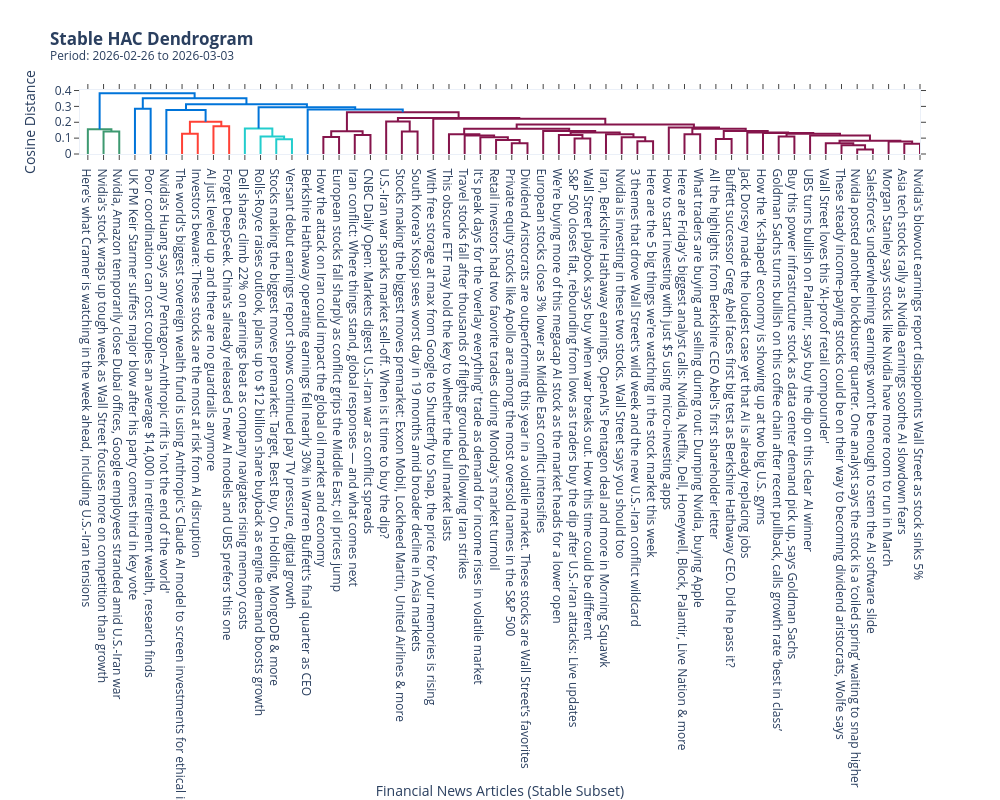
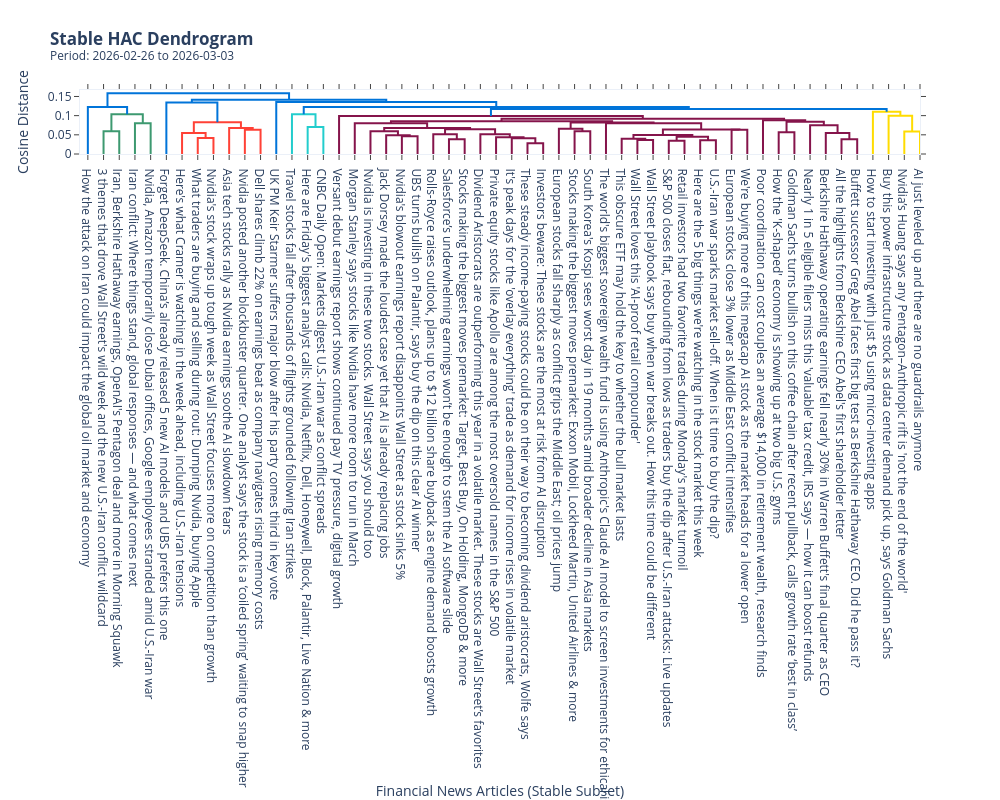

Write notebook code for charts like these, in order.
### Code cell
# ÉTAPE E : Dendrogrammes finaux pour les DEUX modèles
print("\nGénération du Dendrogramme (Word2Vec)...")
Z_w2v, labels_w2v, _ = compute_stable_hac_linkage(
    X_full=X_w2v,
    df_features=df_w2v,
    start_date=START_DATE,
    end_date=END_DATE,
    k=best_k_w2v,
)
fig_dendro_w2v = plot_hac_dendrogram_plotly(Z_w2v, labels_w2v, START_DATE, END_DATE)
if fig_dendro_w2v is not None:
    fig_dendro_w2v.show()

print("\nGénération du Dendrogramme (DistilRoBERTa)...")
Z_bpe, labels_bpe, _ = compute_stable_hac_linkage(
    X_full=X_bpe,
    df_features=df_bpe,
    start_date=START_DATE,
    end_date=END_DATE,
    k=best_k_bpe,
)
fig_dendro_bpe = plot_hac_dendrogram_plotly(Z_bpe, labels_bpe, START_DATE, END_DATE)
if fig_dendro_bpe is not None:
    fig_dendro_bpe.show()

### Figure 1 — Plotly figure (JSON) as saved in the notebook; plotly's stock layout.template omitted (floating-point values rounded to 4 significant figures)
{"data": [{"hoverinfo": "text", "marker": {"color": "rgb(61,153,112)"}, "mode": "lines", "type": "scatter", "x": [15.0, 15.0, 25.0, 25.0], "xaxis": "x", "y": [0.0, 0.1418, 0.1418, 0.0], "yaxis": "y"}, {"hoverinfo": "text", "marker": {"color": "rgb(61,153,112)"}, "mode": "lines", "type": "scatter", "x": [5.0, 5.0, 20.0, 20.0], "xaxis": "x", "y": [0.0, 0.1559, 0.1559, 0.1418], "yaxis": "y"}, {"hoverinfo": "text", "marker": {"color": "rgb(0,116,217)"}, "mode": "lines", "type": "scatter", "x": [35.0, 35.0, 45.0, 45.0], "xaxis": "x", "y": [0.0, 0.2852, 0.2852, 0.0], "yaxis": "y"}, {"hoverinfo": "text", "marker": {"color": "rgb(255,65,54)"}, "mode": "lines", "type": "scatter", "x": [65.0, 65.0, 75.0, 75.0], "xaxis": "x", "y": [0.0, 0.128, 0.128, 0.0], "yaxis": "y"}, {"hoverinfo": "text", "marker": {"color": "rgb(255,65,54)"}, "mode": "lines", "type": "scatter", "x": [85.0, 85.0, 95.0, 95.0], "xaxis": "x", "y": [0.0, 0.1754, 0.1754, 0.0], "yaxis": "y"}, {"hoverinfo": "text", "marker": {"color": "rgb(255,65,54)"}, "mode": "lines", "type": "scatter", "x": [70.0, 70.0, 90.0, 90.0], "xaxis": "x", "y": [0.128, 0.2027, 0.2027, 0.1754], "yaxis": "y"}, {"hoverinfo": "text", "marker": {"color": "rgb(0,116,217)"}, "mode": "lines", "type": "scatter", "x": [55.0, 55.0, 80.0, 80.0], "xaxis": "x", "y": [0.0, 0.2766, 0.2766, 0.2027], "yaxis": "y"}, {"hoverinfo": "text", "marker": {"color": "rgb(35,205,205)"}, "mode": "lines", "type": "scatter", "x": [125.0, 125.0, 135.0, 135.0], "xaxis": "x", "y": [0.0, 0.0932, 0.0932, 0.0], "yaxis": "y"}, {"hoverinfo": "text", "marker": {"color": "rgb(35,205,205)"}, "mode": "lines", "type": "scatter", "x": [115.0, 115.0, 130.0, 130.0], "xaxis": "x", "y": [0.0, 0.1102, 0.1102, 0.0932], "yaxis": "y"}, {"hoverinfo": "text", "marker": {"color": "rgb(35,205,205)"}, "mode": "lines", "type": "scatter", "x": [105.0, 105.0, 122.5, 122.5], "xaxis": "x", "y": [0.0, 0.1605, 0.1605, 0.1102], "yaxis": "y"}, {"hoverinfo": "text", "marker": {"color": "rgb(133,20,75)"}, "mode": "lines", "type": "scatter", "x": [155.0, 155.0, 165.0, 165.0], "xaxis": "x", "y": [0.0, 0.1074, 0.1074, 0.0], "yaxis": "y"}, {"hoverinfo": "text", "marker": {"color": "rgb(133,20,75)"}, "mode": "lines", "type": "scatter", "x": [175.0, 175.0, 185.0, 185.0], "xaxis": "x", "y": [0.0, 0.1191, 0.1191, 0.0], "yaxis": "y"}, {"hoverinfo": "text", "marker": {"color": "rgb(133,20,75)"}, "mode": "lines", "type": "scatter", "x": [160.0, 160.0, 180.0, 180.0], "xaxis": "x", "y": [0.1074, 0.1432, 0.1432, 0.1191], "yaxis": "y"}, {"hoverinfo": "text", "marker": {"color": "rgb(133,20,75)"}, "mode": "lines", "type": "scatter", "x": [205.0, 205.0, 215.0, 215.0], "xaxis": "x", "y": [0.0, 0.1413, 0.1413, 0.0], "yaxis": "y"}, {"hoverinfo": "text", "marker": {"color": "rgb(133,20,75)"}, "mode": "lines", "type": "scatter", "x": [195.0, 195.0, 210.0, 210.0], "xaxis": "x", "y": [0.0, 0.2046, 0.2046, 0.1413], "yaxis": "y"}, {"hoverinfo": "text", "marker": {"color": "rgb(133,20,75)"}, "mode": "lines", "type": "scatter", "x": [275.0, 275.0, 285.0, 285.0], "xaxis": "x", "y": [0.0, 0.06703, 0.06703, 0.0], "yaxis": "y"}, {"hoverinfo": "text", "marker": {"color": "rgb(133,20,75)"}, "mode": "lines", "type": "scatter", "x": [265.0, 265.0, 280.0, 280.0], "xaxis": "x", "y": [0.0, 0.08821, 0.08821, 0.06703], "yaxis": "y"}, {"hoverinfo": "text", "marker": {"color": "rgb(133,20,75)"}, "mode": "lines", "type": "scatter", "x": [255.0, 255.0, 272.5, 272.5], "xaxis": "x", "y": [0.0, 0.1049, 0.1049, 0.08821], "yaxis": "y"}, {"hoverinfo": "text", "marker": {"color": "rgb(133,20,75)"}, "mode": "lines", "type": "scatter", "x": [245.0, 245.0, 263.8, 263.8], "xaxis": "x", "y": [0.0, 0.1159, 0.1159, 0.1049], "yaxis": "y"}, {"hoverinfo": "text", "marker": {"color": "rgb(133,20,75)"}, "mode": "lines", "type": "scatter", "x": [235.0, 235.0, 254.4, 254.4], "xaxis": "x", "y": [0.0, 0.1251, 0.1251, 0.1159], "yaxis": "y"}, {"hoverinfo": "text", "marker": {"color": "rgb(133,20,75)"}, "mode": "lines", "type": "scatter", "x": [315.0, 315.0, 325.0, 325.0], "xaxis": "x", "y": [0.0, 0.09823, 0.09823, 0.0], "yaxis": "y"}, {"hoverinfo": "text", "marker": {"color": "rgb(133,20,75)"}, "mode": "lines", "type": "scatter", "x": [305.0, 305.0, 320.0, 320.0], "xaxis": "x", "y": [0.0, 0.1196, 0.1196, 0.09823], "yaxis": "y"}, {"hoverinfo": "text", "marker": {"color": "rgb(133,20,75)"}, "mode": "lines", "type": "scatter", "x": [355.0, 355.0, 365.0, 365.0], "xaxis": "x", "y": [0.0, 0.08014, 0.08014, 0.0], "yaxis": "y"}, {"hoverinfo": "text", "marker": {"color": "rgb(133,20,75)"}, "mode": "lines", "type": "scatter", "x": [345.0, 345.0, 360.0, 360.0], "xaxis": "x", "y": [0.0, 0.1051, 0.1051, 0.08014], "yaxis": "y"}, {"hoverinfo": "text", "marker": {"color": "rgb(133,20,75)"}, "mode": "lines", "type": "scatter", "x": [335.0, 335.0, 352.5, 352.5], "xaxis": "x", "y": [0.0, 0.1242, 0.1242, 0.1051], "yaxis": "y"}, {"hoverinfo": "text", "marker": {"color": "rgb(133,20,75)"}, "mode": "lines", "type": "scatter", "x": [312.5, 312.5, 343.8, 343.8], "xaxis": "x", "y": [0.1196, 0.1362, 0.1362, 0.1242], "yaxis": "y"}, {"hoverinfo": "text", "marker": {"color": "rgb(133,20,75)"}, "mode": "lines", "type": "scatter", "x": [295.0, 295.0, 328.1, 328.1], "xaxis": "x", "y": [0.0, 0.1447, 0.1447, 0.1362], "yaxis": "y"}, {"hoverinfo": "text", "marker": {"color": "rgb(133,20,75)"}, "mode": "lines", "type": "scatter", "x": [244.7, 244.7, 311.6, 311.6], "xaxis": "x", "y": [0.1251, 0.1589, 0.1589, 0.1447], "yaxis": "y"}, {"hoverinfo": "text", "marker": {"color": "rgb(133,20,75)"}, "mode": "lines", "type": "scatter", "x": [385.0, 385.0, 395.0, 395.0], "xaxis": "x", "y": [0.0, 0.1241, 0.1241, 0.0], "yaxis": "y"}, {"hoverinfo": "text", "marker": {"color": "rgb(133,20,75)"}, "mode": "lines", "type": "scatter", "x": [405.0, 405.0, 415.0, 415.0], "xaxis": "x", "y": [0.0, 0.0942, 0.0942, 0.0], "yaxis": "y"}, {"hoverinfo": "text", "marker": {"color": "rgb(133,20,75)"}, "mode": "lines", "type": "scatter", "x": [445.0, 445.0, 455.0, 455.0], "xaxis": "x", "y": [0.0, 0.1099, 0.1099, 0.0], "yaxis": "y"}, {"hoverinfo": "text", "marker": {"color": "rgb(133,20,75)"}, "mode": "lines", "type": "scatter", "x": [495.0, 495.0, 505.0, 505.0], "xaxis": "x", "y": [0.0, 0.02765, 0.02765, 0.0], "yaxis": "y"}, {"hoverinfo": "text", "marker": {"color": "rgb(133,20,75)"}, "mode": "lines", "type": "scatter", "x": [485.0, 485.0, 500.0, 500.0], "xaxis": "x", "y": [0.0, 0.05522, 0.05522, 0.02765], "yaxis": "y"}, {"hoverinfo": "text", "marker": {"color": "rgb(133,20,75)"}, "mode": "lines", "type": "scatter", "x": [475.0, 475.0, 492.5, 492.5], "xaxis": "x", "y": [0.0, 0.06782, 0.06782, 0.05522], "yaxis": "y"}, {"hoverinfo": "text", "marker": {"color": "rgb(133,20,75)"}, "mode": "lines", "type": "scatter", "x": [525.0, 525.0, 535.0, 535.0], "xaxis": "x", "y": [0.0, 0.06382, 0.06382, 0.0], "yaxis": "y"}, {"hoverinfo": "text", "marker": {"color": "rgb(133,20,75)"}, "mode": "lines", "type": "scatter", "x": [515.0, 515.0, 530.0, 530.0], "xaxis": "x", "y": [0.0, 0.07849, 0.07849, 0.06382], "yaxis": "y"}, {"hoverinfo": "text", "marker": {"color": "rgb(133,20,75)"}, "mode": "lines", "type": "scatter", "x": [483.8, 483.8, 522.5, 522.5], "xaxis": "x", "y": [0.06782, 0.08371, 0.08371, 0.07849], "yaxis": "y"}, {"hoverinfo": "text", "marker": {"color": "rgb(133,20,75)"}, "mode": "lines", "type": "scatter", "x": [465.0, 465.0, 503.1, 503.1], "xaxis": "x", "y": [0.0, 0.1162, 0.1162, 0.08371], "yaxis": "y"}, {"hoverinfo": "text", "marker": {"color": "rgb(133,20,75)"}, "mode": "lines", "type": "scatter", "x": [450.0, 450.0, 484.1, 484.1], "xaxis": "x", "y": [0.1099, 0.1276, 0.1276, 0.1162], "yaxis": "y"}, {"hoverinfo": "text", "marker": {"color": "rgb(133,20,75)"}, "mode": "lines", "type": "scatter", "x": [435.0, 435.0, 467.0, 467.0], "xaxis": "x", "y": [0.0, 0.1325, 0.1325, 0.1276], "yaxis": "y"}, {"hoverinfo": "text", "marker": {"color": "rgb(133,20,75)"}, "mode": "lines", "type": "scatter", "x": [425.0, 425.0, 451.0, 451.0], "xaxis": "x", "y": [0.0, 0.1357, 0.1357, 0.1325], "yaxis": "y"}, {"hoverinfo": "text", "marker": {"color": "rgb(133,20,75)"}, "mode": "lines", "type": "scatter", "x": [410.0, 410.0, 438.0, 438.0], "xaxis": "x", "y": [0.0942, 0.1446, 0.1446, 0.1357], "yaxis": "y"}, {"hoverinfo": "text", "marker": {"color": "rgb(133,20,75)"}, "mode": "lines", "type": "scatter", "x": [390.0, 390.0, 424.0, 424.0], "xaxis": "x", "y": [0.1241, 0.1588, 0.1588, 0.1446], "yaxis": "y"}, {"hoverinfo": "text", "marker": {"color": "rgb(133,20,75)"}, "mode": "lines", "type": "scatter", "x": [375.0, 375.0, 407.0, 407.0], "xaxis": "x", "y": [0.0, 0.1666, 0.1666, 0.1588], "yaxis": "y"}, {"hoverinfo": "text", "marker": {"color": "rgb(133,20,75)"}, "mode": "lines", "type": "scatter", "x": [278.1, 278.1, 391.0, 391.0], "xaxis": "x", "y": [0.1589, 0.1852, 0.1852, 0.1666], "yaxis": "y"}, {"hoverinfo": "text", "marker": {"color": "rgb(133,20,75)"}, "mode": "lines", "type": "scatter", "x": [225.0, 225.0, 334.6, 334.6], "xaxis": "x", "y": [0.0, 0.2219, 0.2219, 0.1852], "yaxis": "y"}, {"hoverinfo": "text", "marker": {"color": "rgb(133,20,75)"}, "mode": "lines", "type": "scatter", "x": [202.5, 202.5, 279.8, 279.8], "xaxis": "x", "y": [0.2046, 0.2267, 0.2267, 0.2219], "yaxis": "y"}, {"hoverinfo": "text", "marker": {"color": "rgb(133,20,75)"}, "mode": "lines", "type": "scatter", "x": [170.0, 170.0, 241.1, 241.1], "xaxis": "x", "y": [0.1432, 0.2635, 0.2635, 0.2267], "yaxis": "y"}, {"hoverinfo": "text", "marker": {"color": "rgb(0,116,217)"}, "mode": "lines", "type": "scatter", "x": [145.0, 145.0, 205.6, 205.6], "xaxis": "x", "y": [0.0, 0.2812, 0.2812, 0.2635], "yaxis": "y"}, {"hoverinfo": "text", "marker": {"color": "rgb(0,116,217)"}, "mode": "lines", "type": "scatter", "x": [113.8, 113.8, 175.3, 175.3], "xaxis": "x", "y": [0.1605, 0.2948, 0.2948, 0.2812], "yaxis": "y"}, {"hoverinfo": "text", "marker": {"color": "rgb(0,116,217)"}, "mode": "lines", "type": "scatter", "x": [67.5, 67.5, 144.5, 144.5], "xaxis": "x", "y": [0.2766, 0.3133, 0.3133, 0.2948], "yaxis": "y"}, {"hoverinfo": "text", "marker": {"color": "rgb(0,116,217)"}, "mode": "lines", "type": "scatter", "x": [40.0, 40.0, 106.0, 106.0], "xaxis": "x", "y": [0.2852, 0.3513, 0.3513, 0.3133], "yaxis": "y"}, {"hoverinfo": "text", "marker": {"color": "rgb(0,116,217)"}, "mode": "lines", "type": "scatter", "x": [12.5, 12.5, 73.0, 73.0], "xaxis": "x", "y": [0.1559, 0.3832, 0.3832, 0.3513], "yaxis": "y"}], "layout": {"autosize": false, "height": 800, "hovermode": "closest", "showlegend": false, "title": {"text": "<b>Stable HAC Dendrogram</b><br><sup>Period: 2026-02-26 to 2026-03-03</sup>"}, "width": 1000, "xaxis": {"mirror": "allticks", "rangemode": "tozero", "showgrid": false, "showline": true, "showticklabels": true, "tickmode": "array", "ticks": "outside", "ticktext": ["Here's what Cramer is watching in the week ahead, including U.S.-Iran tensions", "Nvidia's stock wraps up tough week as Wall Street focuses more on competition than growth", "Nvidia, Amazon temporarily close Dubai offices, Google employees stranded amid U.S.-Iran war", "UK PM Keir Starmer suffers major blow after his party comes third in key vote", "Poor coordination can cost couples an average $14,000 in retirement wealth, research finds", "Nvidia’s Huang says any Pentagon–Anthropic rift is 'not the end of the world'", "The world's biggest sovereign wealth fund is using Anthropic's Claude AI model to screen investments for ethical issues", "Investors beware: These stocks are the most at risk from AI disruption", "AI just leveled up and there are no guardrails anymore", "Forget DeepSeek. China’s already released 5 new AI models and UBS prefers this one", "Dell shares climb 22% on earnings beat as company navigates rising memory costs", "Rolls-Royce raises outlook, plans up to $12 billion share buyback as engine demand boosts growth", "Stocks making the biggest moves premarket: Target, Best Buy, On Holding, MongoDB & more", "Versant debut earnings report shows continued pay TV pressure, digital growth", "Berkshire Hathaway operating earnings fell nearly 30% in Warren Buffett's final quarter as CEO", "How the attack on Iran could impact the global oil market and economy", "European stocks fall sharply as conflict grips the Middle East; oil prices jump", "Iran conflict: Where things stand, global responses — and what comes next", "CNBC Daily Open: Markets digest U.S.-Iran war as conflict spreads", "U.S.-Iran war sparks market sell-off. When is it time to buy the dip?", "Stocks making the biggest moves premarket: Exxon Mobil, Lockheed Martin, United Airlines & more", "South Korea's Kospi sees worst day in 19 months amid broader decline in Asia markets", "With free storage at max from Google to Shutterfly to Snap, the price for your memories is rising", "This obscure ETF may hold the key to whether the bull market lasts", "Travel stocks fall after thousands of flights grounded following Iran strikes", "It's peak days for the 'overlay everything' trade as demand for income rises in volatile market", "Retail investors had two favorite trades during Monday's market turmoil", "Private equity stocks like Apollo are among the most oversold names in the S&P 500", "Dividend Aristocrats are outperforming this year in a volatile market. These stocks are Wall Street’s favorites", "European stocks close 3% lower as Middle East conflict intensifies", "We're buying more of this megacap AI stock as the market heads for a lower open", "S&P 500 closes flat, rebounding from lows as traders buy the dip after U.S.-Iran attacks: Live updates", "Wall Street playbook says buy when war breaks out. How this time could be different", "Iran, Berkshire Hathaway earnings, OpenAI's Pentagon deal and more in Morning Squawk", "Nvidia is investing in these two stocks. Wall Street says you should too", "3 themes that drove Wall Street's wild week and the new U.S.-Iran conflict wildcard", "Here are the 5 big things we're watching in the stock market this week", "How to start investing with just $5 using micro-investing apps", "Here are Friday's biggest analyst calls: Nvidia, Netflix, Dell, Honeywell, Block, Palantir, Live Nation & more", "What traders are buying and selling during rout: Dumping Nvidia, buying Apple", "All the highlights from Berkshire CEO Abel's first shareholder letter", "Buffett successor Greg Abel faces first big test as Berkshire Hathaway CEO. Did he pass it?", "Jack Dorsey made the loudest case yet that AI is already replacing jobs", "How the 'K-shaped' economy is showing up at two big U.S. gyms", "Goldman Sachs turns bullish on this coffee chain after recent pullback, calls growth rate ‘best in class’", "Buy this power infrastructure stock as data center demand pick up, says Goldman Sachs", "UBS turns bullish on Palantir, says buy the dip on this clear AI winner", "Wall Street loves this 'AI-proof retail compounder'", "These steady income-paying stocks could be on their way to becoming dividend aristocrats, Wolfe says", "Nvidia posted another blockbuster quarter. One analyst says the stock is a ‘coiled spring’ waiting to snap higher", "Salesforce’s underwhelming earnings won’t be enough to stem the AI software slide", "Morgan Stanley says stocks like Nvidia have more room to run in March", "Asia tech stocks rally as Nvidia earnings soothe AI slowdown fears", "Nvidia's blowout earnings report disappoints Wall Street as stock sinks 5%"], "tickvals": [5, 15, 25, 35, 45, 55, 65, 75, 85, 95, 105, 115, 125, 135, 145, 155, 165, 175, 185, 195, 205, 215, 225, 235, 245, 255, 265, 275, 285, 295, 305, 315, 325, 335, 345, 355, 365, 375, 385, 395, 405, 415, 425, 435, 445, 455, 465, 475, 485, 495, 505, 515, 525, 535], "title": {"text": "Financial News Articles (Stable Subset)"}, "type": "linear", "zeroline": false}, "yaxis": {"mirror": "allticks", "rangemode": "tozero", "showgrid": false, "showline": true, "showticklabels": true, "ticks": "outside", "title": {"text": "Cosine Distance"}, "type": "linear", "zeroline": false}}}

### Figure 2 — Plotly figure (JSON) as saved in the notebook; plotly's stock layout.template omitted (floating-point values rounded to 4 significant figures)
{"data": [{"hoverinfo": "text", "marker": {"color": "rgb(61,153,112)"}, "mode": "lines", "type": "scatter", "x": [15.0, 15.0, 25.0, 25.0], "xaxis": "x", "y": [0.0, 0.05904, 0.05904, 0.0], "yaxis": "y"}, {"hoverinfo": "text", "marker": {"color": "rgb(61,153,112)"}, "mode": "lines", "type": "scatter", "x": [35.0, 35.0, 45.0, 45.0], "xaxis": "x", "y": [0.0, 0.0801, 0.0801, 0.0], "yaxis": "y"}, {"hoverinfo": "text", "marker": {"color": "rgb(61,153,112)"}, "mode": "lines", "type": "scatter", "x": [20.0, 20.0, 40.0, 40.0], "xaxis": "x", "y": [0.05904, 0.1039, 0.1039, 0.0801], "yaxis": "y"}, {"hoverinfo": "text", "marker": {"color": "rgb(0,116,217)"}, "mode": "lines", "type": "scatter", "x": [5.0, 5.0, 30.0, 30.0], "xaxis": "x", "y": [0.0, 0.1225, 0.1225, 0.1039], "yaxis": "y"}, {"hoverinfo": "text", "marker": {"color": "rgb(255,65,54)"}, "mode": "lines", "type": "scatter", "x": [75.0, 75.0, 85.0, 85.0], "xaxis": "x", "y": [0.0, 0.04196, 0.04196, 0.0], "yaxis": "y"}, {"hoverinfo": "text", "marker": {"color": "rgb(255,65,54)"}, "mode": "lines", "type": "scatter", "x": [65.0, 65.0, 80.0, 80.0], "xaxis": "x", "y": [0.0, 0.05456, 0.05456, 0.04196], "yaxis": "y"}, {"hoverinfo": "text", "marker": {"color": "rgb(255,65,54)"}, "mode": "lines", "type": "scatter", "x": [105.0, 105.0, 115.0, 115.0], "xaxis": "x", "y": [0.0, 0.06302, 0.06302, 0.0], "yaxis": "y"}, {"hoverinfo": "text", "marker": {"color": "rgb(255,65,54)"}, "mode": "lines", "type": "scatter", "x": [95.0, 95.0, 110.0, 110.0], "xaxis": "x", "y": [0.0, 0.06749, 0.06749, 0.06302], "yaxis": "y"}, {"hoverinfo": "text", "marker": {"color": "rgb(255,65,54)"}, "mode": "lines", "type": "scatter", "x": [72.5, 72.5, 102.5, 102.5], "xaxis": "x", "y": [0.05456, 0.08269, 0.08269, 0.06749], "yaxis": "y"}, {"hoverinfo": "text", "marker": {"color": "rgb(0,116,217)"}, "mode": "lines", "type": "scatter", "x": [55.0, 55.0, 87.5, 87.5], "xaxis": "x", "y": [0.0, 0.1343, 0.1343, 0.08269], "yaxis": "y"}, {"hoverinfo": "text", "marker": {"color": "rgb(35,205,205)"}, "mode": "lines", "type": "scatter", "x": [145.0, 145.0, 155.0, 155.0], "xaxis": "x", "y": [0.0, 0.07012, 0.07012, 0.0], "yaxis": "y"}, {"hoverinfo": "text", "marker": {"color": "rgb(35,205,205)"}, "mode": "lines", "type": "scatter", "x": [135.0, 135.0, 150.0, 150.0], "xaxis": "x", "y": [0.0, 0.1034, 0.1034, 0.07012], "yaxis": "y"}, {"hoverinfo": "text", "marker": {"color": "rgb(133,20,75)"}, "mode": "lines", "type": "scatter", "x": [205.0, 205.0, 215.0, 215.0], "xaxis": "x", "y": [0.0, 0.04607, 0.04607, 0.0], "yaxis": "y"}, {"hoverinfo": "text", "marker": {"color": "rgb(133,20,75)"}, "mode": "lines", "type": "scatter", "x": [195.0, 195.0, 210.0, 210.0], "xaxis": "x", "y": [0.0, 0.04907, 0.04907, 0.04607], "yaxis": "y"}, {"hoverinfo": "text", "marker": {"color": "rgb(133,20,75)"}, "mode": "lines", "type": "scatter", "x": [185.0, 185.0, 202.5, 202.5], "xaxis": "x", "y": [0.0, 0.0596, 0.0596, 0.04907], "yaxis": "y"}, {"hoverinfo": "text", "marker": {"color": "rgb(133,20,75)"}, "mode": "lines", "type": "scatter", "x": [235.0, 235.0, 245.0, 245.0], "xaxis": "x", "y": [0.0, 0.03818, 0.03818, 0.0], "yaxis": "y"}, {"hoverinfo": "text", "marker": {"color": "rgb(133,20,75)"}, "mode": "lines", "type": "scatter", "x": [225.0, 225.0, 240.0, 240.0], "xaxis": "x", "y": [0.0, 0.05135, 0.05135, 0.03818], "yaxis": "y"}, {"hoverinfo": "text", "marker": {"color": "rgb(133,20,75)"}, "mode": "lines", "type": "scatter", "x": [285.0, 285.0, 295.0, 295.0], "xaxis": "x", "y": [0.0, 0.02804, 0.02804, 0.0], "yaxis": "y"}, {"hoverinfo": "text", "marker": {"color": "rgb(133,20,75)"}, "mode": "lines", "type": "scatter", "x": [275.0, 275.0, 290.0, 290.0], "xaxis": "x", "y": [0.0, 0.04125, 0.04125, 0.02804], "yaxis": "y"}, {"hoverinfo": "text", "marker": {"color": "rgb(133,20,75)"}, "mode": "lines", "type": "scatter", "x": [265.0, 265.0, 282.5, 282.5], "xaxis": "x", "y": [0.0, 0.04397, 0.04397, 0.04125], "yaxis": "y"}, {"hoverinfo": "text", "marker": {"color": "rgb(133,20,75)"}, "mode": "lines", "type": "scatter", "x": [255.0, 255.0, 273.8, 273.8], "xaxis": "x", "y": [0.0, 0.05177, 0.05177, 0.04397], "yaxis": "y"}, {"hoverinfo": "text", "marker": {"color": "rgb(133,20,75)"}, "mode": "lines", "type": "scatter", "x": [232.5, 232.5, 264.4, 264.4], "xaxis": "x", "y": [0.05135, 0.06459, 0.06459, 0.05177], "yaxis": "y"}, {"hoverinfo": "text", "marker": {"color": "rgb(133,20,75)"}, "mode": "lines", "type": "scatter", "x": [193.8, 193.8, 248.4, 248.4], "xaxis": "x", "y": [0.0596, 0.06754, 0.06754, 0.06459], "yaxis": "y"}, {"hoverinfo": "text", "marker": {"color": "rgb(133,20,75)"}, "mode": "lines", "type": "scatter", "x": [175.0, 175.0, 221.1, 221.1], "xaxis": "x", "y": [0.0, 0.08032, 0.08032, 0.06754], "yaxis": "y"}, {"hoverinfo": "text", "marker": {"color": "rgb(133,20,75)"}, "mode": "lines", "type": "scatter", "x": [315.0, 315.0, 325.0, 325.0], "xaxis": "x", "y": [0.0, 0.05916, 0.05916, 0.0], "yaxis": "y"}, {"hoverinfo": "text", "marker": {"color": "rgb(133,20,75)"}, "mode": "lines", "type": "scatter", "x": [305.0, 305.0, 320.0, 320.0], "xaxis": "x", "y": [0.0, 0.06596, 0.06596, 0.05916], "yaxis": "y"}, {"hoverinfo": "text", "marker": {"color": "rgb(133,20,75)"}, "mode": "lines", "type": "scatter", "x": [355.0, 355.0, 365.0, 365.0], "xaxis": "x", "y": [0.0, 0.03662, 0.03662, 0.0], "yaxis": "y"}, {"hoverinfo": "text", "marker": {"color": "rgb(133,20,75)"}, "mode": "lines", "type": "scatter", "x": [345.0, 345.0, 360.0, 360.0], "xaxis": "x", "y": [0.0, 0.03982, 0.03982, 0.03662], "yaxis": "y"}, {"hoverinfo": "text", "marker": {"color": "rgb(133,20,75)"}, "mode": "lines", "type": "scatter", "x": [375.0, 375.0, 385.0, 385.0], "xaxis": "x", "y": [0.0, 0.03472, 0.03472, 0.0], "yaxis": "y"}, {"hoverinfo": "text", "marker": {"color": "rgb(133,20,75)"}, "mode": "lines", "type": "scatter", "x": [395.0, 395.0, 405.0, 405.0], "xaxis": "x", "y": [0.0, 0.03556, 0.03556, 0.0], "yaxis": "y"}, {"hoverinfo": "text", "marker": {"color": "rgb(133,20,75)"}, "mode": "lines", "type": "scatter", "x": [380.0, 380.0, 400.0, 400.0], "xaxis": "x", "y": [0.03472, 0.04514, 0.04514, 0.03556], "yaxis": "y"}, {"hoverinfo": "text", "marker": {"color": "rgb(133,20,75)"}, "mode": "lines", "type": "scatter", "x": [352.5, 352.5, 390.0, 390.0], "xaxis": "x", "y": [0.03982, 0.04944, 0.04944, 0.04514], "yaxis": "y"}, {"hoverinfo": "text", "marker": {"color": "rgb(133,20,75)"}, "mode": "lines", "type": "scatter", "x": [415.0, 415.0, 425.0, 425.0], "xaxis": "x", "y": [0.0, 0.06312, 0.06312, 0.0], "yaxis": "y"}, {"hoverinfo": "text", "marker": {"color": "rgb(133,20,75)"}, "mode": "lines", "type": "scatter", "x": [371.2, 371.2, 420.0, 420.0], "xaxis": "x", "y": [0.04944, 0.0636, 0.0636, 0.06312], "yaxis": "y"}, {"hoverinfo": "text", "marker": {"color": "rgb(133,20,75)"}, "mode": "lines", "type": "scatter", "x": [335.0, 335.0, 395.6, 395.6], "xaxis": "x", "y": [0.0, 0.07994, 0.07994, 0.0636], "yaxis": "y"}, {"hoverinfo": "text", "marker": {"color": "rgb(133,20,75)"}, "mode": "lines", "type": "scatter", "x": [312.5, 312.5, 365.3, 365.3], "xaxis": "x", "y": [0.06596, 0.08243, 0.08243, 0.07994], "yaxis": "y"}, {"hoverinfo": "text", "marker": {"color": "rgb(133,20,75)"}, "mode": "lines", "type": "scatter", "x": [198.0, 198.0, 338.9, 338.9], "xaxis": "x", "y": [0.08032, 0.08527, 0.08527, 0.08243], "yaxis": "y"}, {"hoverinfo": "text", "marker": {"color": "rgb(133,20,75)"}, "mode": "lines", "type": "scatter", "x": [445.0, 445.0, 455.0, 455.0], "xaxis": "x", "y": [0.0, 0.05694, 0.05694, 0.0], "yaxis": "y"}, {"hoverinfo": "text", "marker": {"color": "rgb(133,20,75)"}, "mode": "lines", "type": "scatter", "x": [485.0, 485.0, 495.0, 495.0], "xaxis": "x", "y": [0.0, 0.03821, 0.03821, 0.0], "yaxis": "y"}, {"hoverinfo": "text", "marker": {"color": "rgb(133,20,75)"}, "mode": "lines", "type": "scatter", "x": [475.0, 475.0, 490.0, 490.0], "xaxis": "x", "y": [0.0, 0.05467, 0.05467, 0.03821], "yaxis": "y"}, {"hoverinfo": "text", "marker": {"color": "rgb(133,20,75)"}, "mode": "lines", "type": "scatter", "x": [465.0, 465.0, 482.5, 482.5], "xaxis": "x", "y": [0.0, 0.07526, 0.07526, 0.05467], "yaxis": "y"}, {"hoverinfo": "text", "marker": {"color": "rgb(133,20,75)"}, "mode": "lines", "type": "scatter", "x": [450.0, 450.0, 473.8, 473.8], "xaxis": "x", "y": [0.05694, 0.08398, 0.08398, 0.07526], "yaxis": "y"}, {"hoverinfo": "text", "marker": {"color": "rgb(133,20,75)"}, "mode": "lines", "type": "scatter", "x": [435.0, 435.0, 461.9, 461.9], "xaxis": "x", "y": [0.0, 0.08771, 0.08771, 0.08398], "yaxis": "y"}, {"hoverinfo": "text", "marker": {"color": "rgb(133,20,75)"}, "mode": "lines", "type": "scatter", "x": [268.5, 268.5, 448.4, 448.4], "xaxis": "x", "y": [0.08527, 0.09195, 0.09195, 0.08771], "yaxis": "y"}, {"hoverinfo": "text", "marker": {"color": "rgb(133,20,75)"}, "mode": "lines", "type": "scatter", "x": [165.0, 165.0, 358.5, 358.5], "xaxis": "x", "y": [0.0, 0.09929, 0.09929, 0.09195], "yaxis": "y"}, {"hoverinfo": "text", "marker": {"color": "rgb(255,220,0)"}, "mode": "lines", "type": "scatter", "x": [525.0, 525.0, 535.0, 535.0], "xaxis": "x", "y": [0.0, 0.05879, 0.05879, 0.0], "yaxis": "y"}, {"hoverinfo": "text", "marker": {"color": "rgb(255,220,0)"}, "mode": "lines", "type": "scatter", "x": [515.0, 515.0, 530.0, 530.0], "xaxis": "x", "y": [0.0, 0.09986, 0.09986, 0.05879], "yaxis": "y"}, {"hoverinfo": "text", "marker": {"color": "rgb(255,220,0)"}, "mode": "lines", "type": "scatter", "x": [505.0, 505.0, 522.5, 522.5], "xaxis": "x", "y": [0.0, 0.1103, 0.1103, 0.09986], "yaxis": "y"}, {"hoverinfo": "text", "marker": {"color": "rgb(0,116,217)"}, "mode": "lines", "type": "scatter", "x": [261.7, 261.7, 513.8, 513.8], "xaxis": "x", "y": [0.09929, 0.117, 0.117, 0.1103], "yaxis": "y"}, {"hoverinfo": "text", "marker": {"color": "rgb(0,116,217)"}, "mode": "lines", "type": "scatter", "x": [142.5, 142.5, 387.7, 387.7], "xaxis": "x", "y": [0.1034, 0.1223, 0.1223, 0.117], "yaxis": "y"}, {"hoverinfo": "text", "marker": {"color": "rgb(0,116,217)"}, "mode": "lines", "type": "scatter", "x": [125.0, 125.0, 265.1, 265.1], "xaxis": "x", "y": [0.0, 0.1359, 0.1359, 0.1223], "yaxis": "y"}, {"hoverinfo": "text", "marker": {"color": "rgb(0,116,217)"}, "mode": "lines", "type": "scatter", "x": [71.25, 71.25, 195.1, 195.1], "xaxis": "x", "y": [0.1343, 0.1416, 0.1416, 0.1359], "yaxis": "y"}, {"hoverinfo": "text", "marker": {"color": "rgb(0,116,217)"}, "mode": "lines", "type": "scatter", "x": [17.5, 17.5, 133.2, 133.2], "xaxis": "x", "y": [0.1225, 0.1585, 0.1585, 0.1416], "yaxis": "y"}], "layout": {"autosize": false, "height": 800, "hovermode": "closest", "showlegend": false, "title": {"text": "<b>Stable HAC Dendrogram</b><br><sup>Period: 2026-02-26 to 2026-03-03</sup>"}, "width": 1000, "xaxis": {"mirror": "allticks", "rangemode": "tozero", "showgrid": false, "showline": true, "showticklabels": true, "tickmode": "array", "ticks": "outside", "ticktext": ["How the attack on Iran could impact the global oil market and economy", "3 themes that drove Wall Street's wild week and the new U.S.-Iran conflict wildcard", "Iran, Berkshire Hathaway earnings, OpenAI's Pentagon deal and more in Morning Squawk", "Iran conflict: Where things stand, global responses — and what comes next", "Nvidia, Amazon temporarily close Dubai offices, Google employees stranded amid U.S.-Iran war", "Forget DeepSeek. China’s already released 5 new AI models and UBS prefers this one", "Here's what Cramer is watching in the week ahead, including U.S.-Iran tensions", "What traders are buying and selling during rout: Dumping Nvidia, buying Apple", "Nvidia's stock wraps up tough week as Wall Street focuses more on competition than growth", "Asia tech stocks rally as Nvidia earnings soothe AI slowdown fears", "Nvidia posted another blockbuster quarter. One analyst says the stock is a ‘coiled spring’ waiting to snap higher", "Dell shares climb 22% on earnings beat as company navigates rising memory costs", "UK PM Keir Starmer suffers major blow after his party comes third in key vote", "Travel stocks fall after thousands of flights grounded following Iran strikes", "Here are Friday's biggest analyst calls: Nvidia, Netflix, Dell, Honeywell, Block, Palantir, Live Nation & more", "CNBC Daily Open: Markets digest U.S.-Iran war as conflict spreads", "Versant debut earnings report shows continued pay TV pressure, digital growth", "Morgan Stanley says stocks like Nvidia have more room to run in March", "Nvidia is investing in these two stocks. Wall Street says you should too", "Jack Dorsey made the loudest case yet that AI is already replacing jobs", "Nvidia's blowout earnings report disappoints Wall Street as stock sinks 5%", "UBS turns bullish on Palantir, says buy the dip on this clear AI winner", "Rolls-Royce raises outlook, plans up to $12 billion share buyback as engine demand boosts growth", "Salesforce’s underwhelming earnings won’t be enough to stem the AI software slide", "Stocks making the biggest moves premarket: Target, Best Buy, On Holding, MongoDB & more", "Dividend Aristocrats are outperforming this year in a volatile market. These stocks are Wall Street’s favorites", "Private equity stocks like Apollo are among the most oversold names in the S&P 500", "It's peak days for the 'overlay everything' trade as demand for income rises in volatile market", "These steady income-paying stocks could be on their way to becoming dividend aristocrats, Wolfe says", "Investors beware: These stocks are the most at risk from AI disruption", "European stocks fall sharply as conflict grips the Middle East; oil prices jump", "Stocks making the biggest moves premarket: Exxon Mobil, Lockheed Martin, United Airlines & more", "South Korea's Kospi sees worst day in 19 months amid broader decline in Asia markets", "The world's biggest sovereign wealth fund is using Anthropic's Claude AI model to screen investments for ethical issues", "This obscure ETF may hold the key to whether the bull market lasts", "Wall Street loves this 'AI-proof retail compounder'", "Wall Street playbook says buy when war breaks out. How this time could be different", "S&P 500 closes flat, rebounding from lows as traders buy the dip after U.S.-Iran attacks: Live updates", "Retail investors had two favorite trades during Monday's market turmoil", "Here are the 5 big things we're watching in the stock market this week", "U.S.-Iran war sparks market sell-off. When is it time to buy the dip?", "European stocks close 3% lower as Middle East conflict intensifies", "We're buying more of this megacap AI stock as the market heads for a lower open", "Poor coordination can cost couples an average $14,000 in retirement wealth, research finds", "How the 'K-shaped' economy is showing up at two big U.S. gyms", "Goldman Sachs turns bullish on this coffee chain after recent pullback, calls growth rate ‘best in class’", "Nearly 1 in 5 eligible filers miss this 'valuable' tax credit, IRS says — how it can boost refunds", "Berkshire Hathaway operating earnings fell nearly 30% in Warren Buffett's final quarter as CEO", "All the highlights from Berkshire CEO Abel's first shareholder letter", "Buffett successor Greg Abel faces first big test as Berkshire Hathaway CEO. Did he pass it?", "How to start investing with just $5 using micro-investing apps", "Buy this power infrastructure stock as data center demand pick up, says Goldman Sachs", "Nvidia’s Huang says any Pentagon–Anthropic rift is 'not the end of the world'", "AI just leveled up and there are no guardrails anymore"], "tickvals": [5, 15, 25, 35, 45, 55, 65, 75, 85, 95, 105, 115, 125, 135, 145, 155, 165, 175, 185, 195, 205, 215, 225, 235, 245, 255, 265, 275, 285, 295, 305, 315, 325, 335, 345, 355, 365, 375, 385, 395, 405, 415, 425, 435, 445, 455, 465, 475, 485, 495, 505, 515, 525, 535], "title": {"text": "Financial News Articles (Stable Subset)"}, "type": "linear", "zeroline": false}, "yaxis": {"mirror": "allticks", "rangemode": "tozero", "showgrid": false, "showline": true, "showticklabels": true, "ticks": "outside", "title": {"text": "Cosine Distance"}, "type": "linear", "zeroline": false}}}
